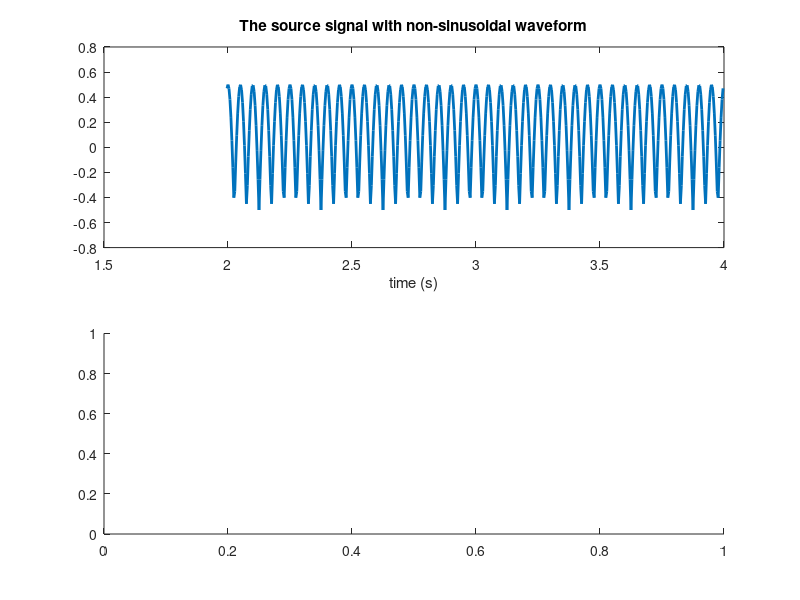

Recreate this plot in MATLAB. (Note: this script raises an error after producing the figure.)
%% 
% This script is a part of the supplementary material for the following paper:
% 
% -  Jamshidi Idaji et al,  "Nonlinear Interaction Decomposition (NID): A Method 
% for Separation of Cross-frequency Coupled Sources in Human Brain". doi: <https://doi.org/10.1101/680397 
% https://doi.org/10.1101/680397>
% 
% (C) Please cite the above paper (or a future peer reviewd version) in case 
% of any significant usage of this script.
% 
% Corresponding Author: Vadim V. Nikulin (nikulin@cbs.mpg.de)
% 
% (C) Mina Jamshidi Idaji, Oct 2019, @ MPI CBS, Leipzig, Germany
% 
% jamshidi@cbs.mpg.de    .         minajamshidi91@gmail.com
% 
% https://github.com/minajamshidi/NID
%% *Supplementary Code (3)*
%% Separating a Source with Non-sinusoidal Waveform with NID
% In this script, we provide a realistic simulation of EEG signals, where a 
% single dipole source with a non-sinusoidal waveform is mixed with 1/f noise 
% produced by multiple dipoles. For this script, you will need the <https://www.uke.de/english/departments-institutes/institutes/neurophysiology-and-pathophysiology/research/research-groups/index.html 
% METH toolbox>. Additionally, you need our codes for this manuscript, which you 
% can download from our <https://github.com/minajamshidi/NID GitHub>.
%% 
% Add the path of METH and our codes to your MATLAB.

%NID_dir = './NID_GitHub'; % you may add your own directory
% meth_dir = './meth' % you may add your own directory
%addpath(genpath(meth_dir));
%addpath(genpath(NID_dir));
%% 
% First, we set the simulation parmeters:

fs = 256; % sampling rate
T_sec = 10*60; % length of the simulated signal in seconds
n_samples = T_sec*fs; % number of time samples
times = (0:n_samples-1)/fs; % the time samples
%% 
% Then, we build a source signal with non-sinusoidal waveform (a rectified cosine):

s = abs(cos(2*pi*10*times)) - .5;

time_idx = 2*fs:4*fs;
figure,
subplot(2,1,1)
plot(times(time_idx), s(time_idx), 'linewidth', 2), xlabel('time (s)')
title('The source signal with non-sinusoidal waveform')
subplot(2,1,2),
plot_freqResp(s, fs, 2*fs)
title('Frequency Respone (magnitude of the fourier transform)')
set(gca,'fontweight','bold','fontsize',12)
%% 
% we give the built signal to our EEG-simulation function, which will mix locate 
% it in a random position with a random oriented dipole, and then mix it with 
% 100 pink noise sources at random positions with random orientations.

seed = 3656278 % for reproduction purpose: these were randomely generated numbers
%seed = randperm(9999999, 1); % you may generate new seeds
SNR = 1;
rng(seed, 'twister')
[ eeg, pattern_sig, electrode_locs ] = Produce_EEG(1, fs, SNR, s');
%% 
% Now that we have a simulated EEG multi-channel signal, we can apply NID on 
% it:

FrP = 1;
FrQ = 2;
F_base = 20;
[Success,A_final_p,A_final_q,out_ICA,ICA_Method,D_synch,SynchFac_mean,out_ssd,IDX_src,Xp,Xq] = ...
                NID(eeg, FrP, FrQ, F_base, 'source_set_num', 1, 'ssd_or_bp', [1 1], 'fs', fs, 'synchtype', 1);
%% 
% We expect that NID finds a pair of coupled narrow-band (20 Hz and 40 Hz) source 
% signals with similar mixing patterns. Let's look at the extracted mixing patterns 
% and the original simulated one:

figure,  
subplot(1, 3,1),
showfield(pattern_sig, electrode_locs); title('Original mixing pattern'),
colorbar('off'), colorbar('southoutside')
set(findall(gca, 'type', 'text'), 'visible', 'on')  
subplot(1,3,2),
showfield(A_final_p, electrode_locs); title('20Hz mixing pattern'),
colorbar('off'), colorbar('southoutside')
set(findall(gca, 'type', 'text'), 'visible', 'on')  
subplot(1,3,3), 
showfield(A_final_q, electrode_locs);  title('40Hz mixing pattern'),
colorbar('off'), colorbar('southoutside')
set(findall(gca, 'type', 'text'), 'visible', 'on')   
%% 
% Let's check the simuilarity of patterns nummerically:

sim_p_sig = dot(A_final_p, pattern_sig)/norm(A_final_p)/norm(pattern_sig)
sim_q_sig = dot(A_final_q, pattern_sig)/norm(A_final_q)/norm(pattern_sig)
sim_p_q = dot(A_final_p, A_final_q)/norm(A_final_p)/norm(A_final_q)
%% 
% We see that the spatial patterns are almost similar. In such a case, it can 
% be that the coupling is because of non-sinusoidal waveform of an oscillation 
% with the detected spatial pattern.  Therefore, we filter the broadband signal 
% with the spatial filter of the separated sources above. First, let's look at 
% the spatial filters of the NID components:

W_ICA_p = out_ICA.W_ICA(:,1);
W_ssd_p = out_ssd.W_ssd{1};
Wp = W_ICA_p*W_ssd_p';
Wp = Wp(IDX_src,:); % 20Hz spatial filter
Wp = Wp/norm(Wp);

W_ICA_q = out_ICA.W_ICA(:,2);
W_ssd_q = out_ssd.W_ssd{2};
Wq = W_ICA_q*W_ssd_q';
Wq = Wq(IDX_src,:); %40Hz spatial filter
Wq = Wq/norm(Wq);

figure,  
subplot(2, 1,1),
showfield(Wp, electrode_locs); title('spatial filter of the 20Hz component'),
colorbar('off'), colorbar('southoutside')
set(findall(gca, 'type', 'text'), 'visible', 'on')  
subplot(2,1,2),
showfield(Wq, electrode_locs); title('spatial filter of the 40Hz component'),
colorbar('off'), colorbar('southoutside')
set(findall(gca, 'type', 'text'), 'visible', 'on')  
%% 
% Now that we looked at the spatial filters, we filter the broadband signal 
% with these spatial filters:

src_p = Wp*eeg';
src_q = Wq*eeg';

figure,
subplot(2,1,1),
plot(times(time_idx), sign(sim_p_sig)*src_p(time_idx), 'linewidth', 2), xlabel('time (s)')
hold on,
plot(times(time_idx), s(time_idx), 'linewidth', 2),
title('filtered signal with the spatial filter of 20Hz component')
legend('extracted signal', 'original signal')
set(gca,'fontweight','bold','fontsize',12)
subplot(2,1,2),
plot_freqResp(src_p, fs, 2*fs)
title('frequency response of the 20Hz component')
set(gca,'fontweight','bold','fontsize',12)


figure, 
subplot(2,1,1),
plot(times(time_idx), sign(sim_q_sig)*src_q(time_idx), 'linewidth', 2), xlabel('time (s)')
hold on,
plot(times(time_idx), s(time_idx), 'linewidth', 2),
legend('extracted signal', 'original signal')
title('filtered signal with the spatial filter of 40Hz component')
set(gca,'fontweight','bold','fontsize',12)

subplot(2,1,2),
plot_freqResp(src_q, fs, 2*fs)
title('frequency response of the 40Hz component')
set(gca,'fontweight','bold','fontsize',12)
%% 
% We see that the non-sinusoidal waveform is well-extracted. 
% 
% Note that for visualization purpose, we multiplied the extracted sources by 
% the sign of the similarity of the patterns and the simulated source pattern. 
% We know that most of source-separation methods (e.g. ICA) may cause an inversion 
% of sign in the separated source.
%% Conclusion
% It is important to keep in mind that: 
%% 
% * *from a signal-processing perspective, a non-sinusoidal waveform is a linear 
% mixture of narrow-band signals.* *Therefore, in the context of CFC, a powerful 
% source-separation method is expected to separate CFC oscillations at the location 
% of the non-sinusoidal signal. As shown in this script, if the spatial pattern 
% of the separated coupled oscillations are similar, we can filter the broadband 
% signal to find a single source with non-sinusoidal waveform. 
% * *NID, and any other source-separation method, separates coupled narrow-band 
% oscillations and it is a matter of post-processing to distinguish the genuine 
% CFC interaction and sources with non-sinusoidal waveshape*. In this script, 
% we illustrated the latter.
% * If 10-Hz and 20-Hz oscillations originate from the same spatial location, 
% there can be two scenarios: (1) there are two distinct CFC processes observed 
% at that location (2) there is one complex process with two components which 
% are coupled to each other. Actually, in principle, it is not possible to distinguish 
% these two scenarios with signal processing tools, as we do not have enough spatial 
% resolution. It is up to the researcher to make neuro-physiological interpretations 
% about the coupled processes.  
%% 
% 
%% *Functions*

function plot_freqResp(x, fs, nfft)
    X1_fft = fft(x, nfft);
    f = (0:fix(nfft/2)-1)*2/nfft;
    X = X1_fft(1:fix(nfft/2));
    f = f*fs/2;
   
    plot(f,abs(X), 'linewidth', 2);
    xlabel('Frequency (Hz)','fontsize',12);
    grid on,
end
%% 
% *Notification:* 
% 
% THIS SOFTWARE IS PROVIDED BY THE COPYRIGHT HOLDERS AND CONTRIBUTORS "AS IS" 
% AND ANY EXPRESS OR IMPLIED WARRANTIES, INCLUDING, BUT NOT LIMITED TO, THE IMPLIED 
% WARRANTIES OF MERCHANTABILITY AND FITNESS FOR A PARTICULAR PURPOSE ARE DISCLAIMED. 
% IN NO EVENT SHALL THE COPYRIGHT HOLDER OR CONTRIBUTORS BE LIABLE FOR ANY DIRECT, 
% INDIRECT, INCIDENTAL, SPECIAL, EXEMPLARY, OR CONSEQUENTIAL DAMAGES (INCLUDING, 
% BUT NOT LIMITED TO, PROCUREMENT OF SUBSTITUTE GOODS OR SERVICES; LOSS OF USE, 
% DATA, OR PROFITS; OR BUSINESS INTERRUPTION) HOWEVER CAUSED AND ON ANY THEORY 
% OF LIABILITY, WHETHER IN CONTRACT, STRICT LIABILITY, OR TORT (INCLUDING NEGLIGENCE 
% OR OTHERWISE) ARISING IN ANY WAY OUT OF THE USE OF THIS SOFTWARE, EVEN IF ADVISED 
% OF THE POSSIBILITY OF SUCH DAMAGE.
% 
%